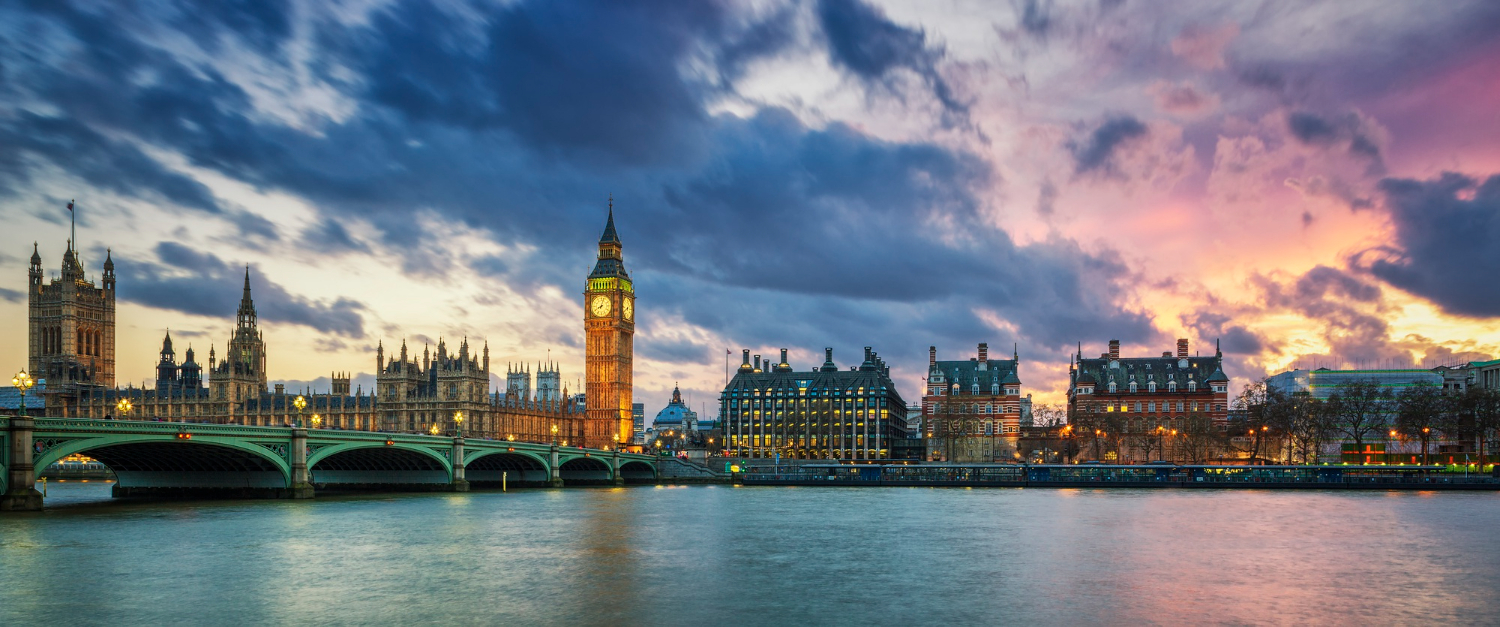
#> input picture test_media/img1.jpg, 1500 x 627 px
$ python testing.py
#> lines starting #> are read from the running program, lines starting #| are printed output that depends on the picture
### mini_project.py
import cv2, numpy as np
from os import listdir
from ransac import ransac_homography


# [16 lines left out: function read_images, not called in this run]

def imgs_feature_matching(img1,img2, threshold = 0.75, info=False):

    img1_gray = cv2.cvtColor(img1, cv2.COLOR_BGR2GRAY)
    img2_gray = cv2.cvtColor(img2, cv2.COLOR_BGR2GRAY)

    # SIFT keypoints/descriptors:
    sift = cv2.SIFT_create()
    kp_1, des_1 = sift.detectAndCompute(img1_gray,None)
    kp_2, des_2 = sift.detectAndCompute(img2_gray,None)

    # Matching keypoints:
    matcher = cv2.BFMatcher()
    matches = matcher.knnMatch(des_1, des_2, k=2)

    # Filtering matches:
    good = []
    for m, n in matches:
        if m.distance < threshold * n.distance:
            good.append([m])

    # Filtering keypoints:
    matches = np.array([kp_1[m[0].queryIdx].pt + kp_2[m[0].trainIdx].pt for m in good])

    # Showing both images with matches and correspondences
    matched_image = cv2.drawMatchesKnn(img1, kp_1, img2, kp_2, good, None, flags=cv2.DrawMatchesFlags_NOT_DRAW_SINGLE_POINTS)

    if info:
        cv2.imshow("matched_image", matched_image)
        cv2.waitKey(0)
        cv2.destroyAllWindows()

    return matches

# [27 lines left out: function warpTwoImages, not called in this run]


# [23 lines that do not run on import are left out]

### ransac.py
import numpy as np, random

def calc_homography(samples):

    src, dst = np.split(np.array(samples), 2, 1)

    A = []
    N = len(src) # A matrix can be ajusted for N_points >= 4.

    for i in range(N):
        xs, ys  = src[i]
        xd, yd  = dst[i]

        A.append([-xs, -ys, -1,  0 ,  0 ,  0, xs * xd, xd * ys, xd])
        A.append([0  ,  0 ,  0, -xs, -ys, -1, yd * xs, yd * ys, yd])

    A = np.asarray(A)

    U, S, Vh = np.linalg.svd(A) # Calculate SVD of A to solve A*h = 0. Whithin the last row of V will be H.

    H = np.reshape(Vh[8], (3, 3)) # Reshape the min singular value into a 3 by 3 matrix

    H = H / H.item(8) # Normalize to get H

    return H

def ransac_homography(matches, n_samples=4, tolerance=1, max_iterations=1000, threshold=0.7, info=False):

    best_inliers = 0
    best_H = np.eye(3)
    best_MSE = np.inf

    best_errors = []

    # separate source points from destination points.
    matches_src, matches_dst = np.split(matches.transpose(), 2, 0)
    matches_src = np.insert(matches_src,2,1,axis=0)     # Adding 1s at the end of the point (2D -> 3D point)
    matches_dst = np.insert(matches_dst,2,1,axis=0)     # and reshaping points in columns instead of rows.


    for i in range(max_iterations):

        # First we get n random samples from all the matches.
        samples = random.sample(matches.tolist(), n_samples)

        H = calc_homography(samples)   # Obtaining the Homography matrix.

        # Proyecting all the source points into the destination space using the Homography.
        src_proy = np.dot(H,matches_src)
        src_proy /= src_proy[-1]            # Normalizing the points.

        # Obtaining the distances between all the proyected points and their correspondences.
        errors = np.linalg.norm(matches_dst-src_proy, axis=0)

        # Now we the number of inliers for this H and the Mean Squared Error of the error between matches.
        error_inliers = errors[errors<=tolerance]
        n_inliers = len(error_inliers)

        if n_inliers:
            mse = np.square(error_inliers).mean()
        else:
            mse = np.inf

        if n_inliers > best_inliers or (n_inliers == best_inliers and mse < best_MSE):
            best_errors = errors <= tolerance
            best_inliers = n_inliers
            best_MSE = mse
            best_H = H


        if info and (i+1) % 2000 == 0:
            print(f"-> i: {i+1} \tbest: [{best_inliers}/{len(matches)}] \tMSE: {best_MSE:.3f}")

        if best_inliers/len(matches) >= threshold:
            break

    ### Now the homography is refined by recalculating it but this time with all the inliers:

    inliers = matches[best_errors] # Getting only the inliers.

    refined_H = calc_homography(inliers)   # Obtaining the Homography matrix with all the inliers.

    # Proyecting all the source points into the destination space using the Homography.
    src_proy = np.dot(refined_H, matches_src)
    src_proy /= src_proy[-1]                    # Normalizing the points.

    # Obtaining the distances between all the proyected points and their correspondences.
    errors = np.linalg.norm(matches_dst-src_proy, axis=0)

    # Number of inliers for this refined_H and the Mean Squared Error of the distances between matches.
    error_inliers = errors[errors<=tolerance]
    refined_n_inliers = len(error_inliers)
    refined_mse = np.square(error_inliers).mean()


    if info:
        print(f"\n[#] Initial result: {best_inliers}/{len(matches)}, {best_inliers/len(matches):.3f} ratio, MSE: {best_MSE:.3f}, ({i+1}/{max_iterations}) iter")
        print(f"[#] Refined result: {refined_n_inliers}/{len(matches)}, {refined_n_inliers/len(matches):.3f} ratio, MSE: {refined_mse:.3f}\n")


    mask = errors<=tolerance

    return refined_H

### testing.py
import cv2, numpy as np
from mini_project import *

np.set_printoptions(suppress=True)

def get_cv2_Homography(matches, tolerance=1, maxIter=1000, info=False):

    # First obtain the homography from cv2.
    matches_src, matches_dst = np.split(np.array(matches), 2, 1)
    h, _ = cv2.findHomography(matches_src, matches_dst, cv2.RANSAC, ransacReprojThreshold=tolerance, maxIters=maxIter)

    # Next obtain the proyection for each source point and calculate the error.
    src, dst = np.split(np.array(matches).transpose(), 2, 0)
    src = np.insert(src,2,1,axis=0)     # Adding 1s at the end of the point (2D -> 3D point)
    dst = np.insert(dst,2,1,axis=0)

    src_proy = np.dot(h,src)            # Multiplying all the 3D points for the homography.
    src_proy /= src_proy[-1]            # Normalizing proyected points.

    errors = np.linalg.norm(dst-src_proy, axis=0) # Errors: distance between destination position and proyected position.
    mask = errors <= tolerance
    error_inliers = errors[mask]

    n_inliers = len(mask[mask])

    mse = np.square(error_inliers).mean()

    if info:
        print(f"[#] Result h2: {n_inliers}/{len(matches)}: {n_inliers/len(matches):.3f} ratio. MSE: {mse:.3f}")

    return h

def transform_image(img, theta=0,tx=0,ty=0,s=1):
    theta = np.deg2rad(theta)

    H = np.array([  [np.cos(theta), -np.sin(theta), tx],
                    [np.sin(theta),  np.cos(theta), ty],
                    [      -0.0005,              0,  s]], dtype=np.float32)


    warped_image = cv2.warpPerspective(img, H, (img.shape[1]-400, img.shape[0]))


    return np.linalg.inv(H), warped_image

def compare_results(matches, h_sol, H, tolerance=1):

    matches_src, matches_dst = np.split(matches.transpose(), 2, 0)
    matches_src = np.insert(matches_src,2,1,axis=0)     # Adding 1s at the end of the point (2D -> 3D point)
    matches_dst = np.insert(matches_dst,2,1,axis=0)     # and reshaping points in columns instead of rows.

    # Proyecting all the source points into the destination space using the Real Homography.
    real_src_proy = np.dot(h_sol, matches_src)
    real_src_proy /= real_src_proy[-1]                # Normalizing the points.

    real_errors = np.linalg.norm(matches_dst-real_src_proy, axis=0)
    real_mask = real_errors <= tolerance


    # Proyecting all the source points into the destination space using the Homography.
    src_proy = np.dot(H , matches_src)
    src_proy /= src_proy[-1]                # Normalizing the points.

    # Obtaining the approximated distance between all the proyected points and their correspondences.
    exp_errors = np.linalg.norm(matches_dst-src_proy, axis=0)
    exp_mask = exp_errors <= tolerance


    ### Now we obtain the data:


    # Number of expected inliers.
    n_exp_inliers = len(exp_errors[exp_mask])

    # Number of expected outlier.
    n_exp_outliers = len(matches)-n_exp_inliers

    # Number of real inliers actually found by H.
    real_mask_found = exp_mask[real_mask] # mask of inliers and outliers
    n_real_inliers_found = len(real_mask_found[real_mask_found])

    # Expected inliers MSE:
    exp_inliers_errors = exp_errors[exp_mask]
    exp_inliers_mse = np.square(exp_inliers_errors).mean()

    # Real inliers MSE using H:
    filtered_exp_errors = exp_errors[real_mask]             # Errors of only the points considered as real inliers.
    filtered_exp_inliers_mse = np.square(filtered_exp_errors).mean() # MSE of real inliers with another H.

    return n_exp_inliers, n_exp_outliers, n_real_inliers_found, exp_inliers_mse, filtered_exp_inliers_mse


if __name__ == "__main__":

    base_image = cv2.imread("test_media/img1.jpg")
#> base_image is the input picture: shape (627, 1500, 3); mean B, G, R 130.1, 119.5, 112.8
    tol = 1

    h_sol, warped_img = transform_image(base_image, 100,1000,-600, 2)
#> in transform_image, `warped_image = cv2.warpPerspective(img, H, (img.shape[1]-400, img.shap..`:
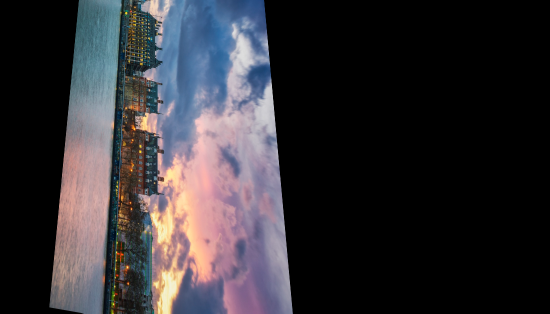
#> warped_image: shape (627, 1100, 3) (shown at 1/2 size); mean B, G, R 52.5, 48.1, 50.6
#> h_sol = [[-0.215, 1.22, 472.6], [-1.03, 0.0944, 544.4], [-5.37e-05, 0.000304, 0.618]]
    cv2.imshow("warped img", warped_img)

    # Run detector an descriptor to find matches between both images.
    matches = imgs_feature_matching(warped_img, base_image, threshold=0.75, info=False)
#> in imgs_feature_matching, `img1_gray = cv2.cvtColor(img1, cv2.COLOR_BGR2GRAY)`:
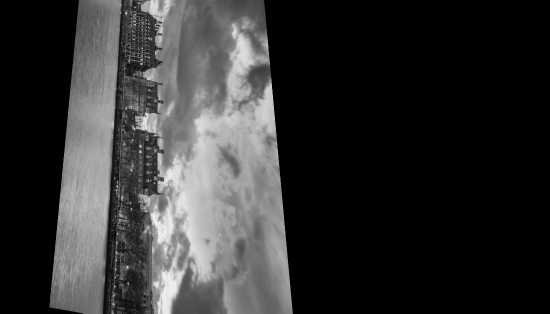
#> img1_gray: shape (627, 1100) (shown at 1/2 size); min 0, max 241, mean 49.4
#> in imgs_feature_matching, `img2_gray = cv2.cvtColor(img2, cv2.COLOR_BGR2GRAY)`:
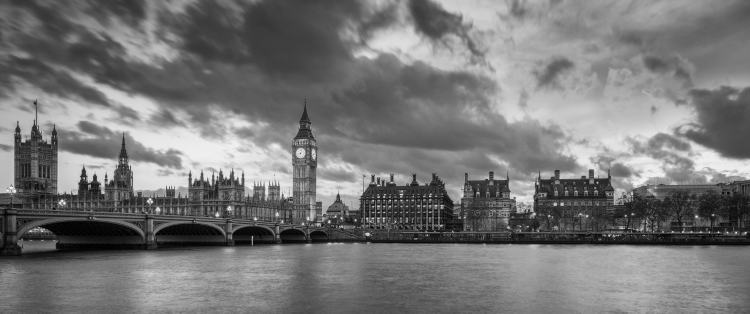
#> img2_gray: shape (627, 1500) (shown at 1/2 size); min 0, max 254, mean 118.7
#> in imgs_feature_matching, `kp_1, des_1 = sift.detectAndCompute(img1_gray,None)`: kp_1 = 1078 keypoints; strongest (x, y, size): (229, 573, 2), (234, 485, 2), (252, 26, 3.1), (231, 539, 2)
#> in imgs_feature_matching, `kp_2, des_2 = sift.detectAndCompute(img2_gray,None)`: kp_2 = 3571 keypoints; strongest (x, y, size): (1419, 464, 1.9), (1195, 365, 2.1), (1437, 464, 2.2), (770, 389, 1.8)
#> in imgs_feature_matching, `matches = matcher.knnMatch(des_1, des_2, k=2)`: matches = 1078 matches
#> after the loop in imgs_feature_matching, `for m, n in matches:`: good = 603 matches
#> in imgs_feature_matching, `matches = np.array([kp_1[m[0].queryIdx].pt + kp_2[m[0].trainIdx].pt fo..`: matches = 603 rows, first 6: [120.4, 486.7, 1367.4, 613.9], [124.6, 523.6, 1405.7, 604.2], [137.6, 540.1, 1419.7, 585.3], [142, 535.3, 1414.6, 580.2], [142.4, 542, 1420.9, 579], [196.1, 44.11, 779.8, 557.9]
#> in imgs_feature_matching, `matched_image = cv2.drawMatchesKnn(img1, kp_1, img2, kp_2, good, None,..`:
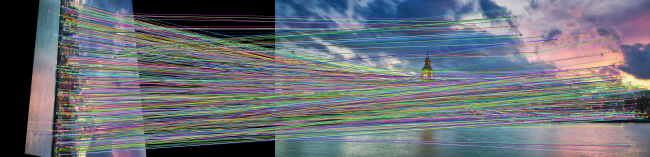
#> matched_image: shape (627, 2600, 3) (shown at 1/4 size); mean B, G, R 117, 110.3, 106

    # Here we calculate H with our ransac:
    h1 = ransac_homography(matches, tolerance=tol, threshold=1, info=True)
#> the loop in ransac_homography, `for i in range(max_iterations):` made 1000 passes
#> (src in calc_homography, n_inliers, mse, best_inliers, best_MSE) on passes 4, 41: ([[342, 542.6], [252, 216.3], [286.6, 80.4], [252.1, 451.6]], 466, 0.248, 466, 0.248), ([[243.7, 85.46], [309.6, 328], [266.1, 115], [280.5, 469.5]], 524, 0.179, 524, 0.179)
#> after the loop in ransac_homography, `for i in range(max_iterations):`: best_H = [[-0.347, 1.96, 764.6], [-1.67, 0.15, 881.4], [-8.61e-05, 0.000485, 1]]; best_MSE = 0.207; best_inliers = 528
#> in ransac_homography, `inliers = matches[best_errors]`: inliers = 528 rows, first 6: [124.6, 523.6, 1405.7, 604.2], [137.6, 540.1, 1419.7, 585.3], [142, 535.3, 1414.6, 580.2], [142.4, 542, 1420.9, 579], [196.1, 44.11, 779.8, 557.9], [209, 547.5, 1414.7, 492.2]
#> in ransac_homography, `refined_H = calc_homography(inliers)`: refined_H = [[-0.35, 1.97, 764.7], [-1.67, 0.152, 881], [-8.91e-05, 0.000491, 1]]
#> in ransac_homography, `errors = np.linalg.norm(matches_dst-src_proy, axis=0)`: errors = 603 values, max 562.8 at index 602, min 0.00771 at index 189, mean 1.74
#> in ransac_homography, `error_inliers = errors[errors<=tolerance]`: error_inliers = 534 values, max 0.987 at index 229, min 0.00771 at index 171, mean 0.302
#> in ransac_homography, `refined_n_inliers = len(error_inliers)`: refined_n_inliers = 534
#> in ransac_homography, `refined_mse = np.square(error_inliers).mean()`: refined_mse = 0.139
#| [#] Initial result: 528/603, 0.876 ratio, MSE: 0.207, (1000/1000) iter
#| [#] Refined result: 534/603, 0.886 ratio, MSE: 0.139
#> h1 has the same summary as refined_H in ransac_homography

    # Here we calculate H with openCV ransac:
    h2 = get_cv2_Homography(matches, tolerance=tol, info=True)
#> in get_cv2_Homography, `matches_src, matches_dst = np.split(np.array(matches), 2, 1)`: matches_src = 603 pairs, first value 120.4 to 530.5, second value 4.1 to 622.1; matches_dst = 603 pairs, first value 251.2 to 1481.2, second value 35.87 to 613.9
#> in get_cv2_Homography, `h, _ = cv2.findHomography(matches_src, matches_dst, cv2.RANSAC, ransac..`: h = [[-0.352, 1.97, 765.1], [-1.67, 0.152, 880.4], [-9.15e-05, 0.00049, 1]]
#> in get_cv2_Homography, `errors = np.linalg.norm(dst-src_proy, axis=0)`: errors = 603 values, max 562.7 at index 602, min 0.00358 at index 133, mean 1.75
#> in get_cv2_Homography, `error_inliers = errors[mask]`: error_inliers = 532 values, max 0.98 at index 229, min 0.00358 at index 118, mean 0.301
#> in get_cv2_Homography, `n_inliers = len(mask[mask])`: n_inliers = 532
#> in get_cv2_Homography, `mse = np.square(error_inliers).mean()`: mse = 0.138
#| [#] Result h2: 532/603: 0.882 ratio. MSE: 0.138
#> h2 has the same summary as h in get_cv2_Homography
    print()


    inliers, outliers, inliers_found, exp_mse, filtered_mse = compare_results(matches, h_sol, h1, tolerance=tol)
#> in compare_results, `real_errors = np.linalg.norm(matches_dst-real_src_proy, axis=0)`: real_errors = 603 values, max 563.2 at index 602, min 0.0593 at index 177, mean 2.09
#> in compare_results, `exp_errors = np.linalg.norm(matches_dst-src_proy, axis=0)`: exp_errors = 603 values, max 562.8 at index 602, min 0.00771 at index 189, mean 1.74
#> in compare_results, `n_exp_inliers = len(exp_errors[exp_mask])`: n_exp_inliers = 534
#> in compare_results, `n_exp_outliers = len(matches)-n_exp_inliers`: n_exp_outliers = 69
#> in compare_results, `n_real_inliers_found = len(real_mask_found[real_mask_found])`: n_real_inliers_found = 483
#> in compare_results, `exp_inliers_errors = exp_errors[exp_mask]`: exp_inliers_errors = 534 values, max 0.987 at index 229, min 0.00771 at index 171, mean 0.302
#> in compare_results, `exp_inliers_mse = np.square(exp_inliers_errors).mean()`: exp_inliers_mse = 0.139
#> in compare_results, `filtered_exp_errors = exp_errors[real_mask]`: filtered_exp_errors = 489 values, max 1.58 at index 181, min 0.00771 at index 156, mean 0.277
#> in compare_results, `filtered_exp_inliers_mse = np.square(filtered_exp_errors).mean()`: filtered_exp_inliers_mse = 0.126
#> inliers = 534; outliers = 69; inliers_found = 483; exp_mse = 0.139; filtered_mse = 0.126
    print(f"[h1] {inliers=}, {outliers=}, {inliers_found=}, {exp_mse=:.2f}, {filtered_mse=:.2f}")
#| [h1] inliers=534, outliers=69, inliers_found=483, exp_mse=0.14, filtered_mse=0.13

    inliers, outliers, inliers_found, exp_mse, filtered_mse = compare_results(matches, h_sol, h2, tolerance=tol)
#> inliers = 532; outliers = 71; inliers_found = 481; exp_mse = 0.138; filtered_mse = 0.13
    print(f"[h2] {inliers=}, {outliers=}, {inliers_found=}, {exp_mse=:.2f}, {filtered_mse=:.2f}")
#| [h2] inliers=532, outliers=71, inliers_found=481, exp_mse=0.14, filtered_mse=0.13

    inliers, outliers, inliers_found, exp_mse, filtered_mse = compare_results(matches, h_sol, h_sol, tolerance=tol)
#> inliers = 489; outliers = 114; inliers_found = 489; exp_mse = 0.437; filtered_mse = 0.437
    print(f"[h0] {inliers=}, {outliers=}, {inliers_found=}, {exp_mse=:.2f}, {filtered_mse=:.2f}\n")
#| [h0] inliers=489, outliers=114, inliers_found=489, exp_mse=0.44, filtered_mse=0.44


    print("Real homography matrix:\n", np.round(h_sol,2))
#| Real homography matrix:
#|  [[ -0.21   1.22 472.6 ]
#|  [ -1.03   0.09 544.35]
#|  [ -0.     0.     0.62]]
    print("Homography matrix calculated with our method:\n", np.round(h1, 2))
#| Homography matrix calculated with our method:
#|  [[ -0.35   1.97 764.71]
#|  [ -1.67   0.15 881.02]
#|  [ -0.     0.     1.  ]]
    print("Homography matrix calculatedh with cv2 method:\n",np.round(h2, 2))
#| Homography matrix calculatedh with cv2 method:
#|  [[ -0.35   1.97 765.07]
#|  [ -1.67   0.15 880.36]
#|  [ -0.     0.     1.  ]]


    # Warping images:
    fixed_img_approx = cv2.warpPerspective(warped_img, h1, base_image.shape[1::-1])
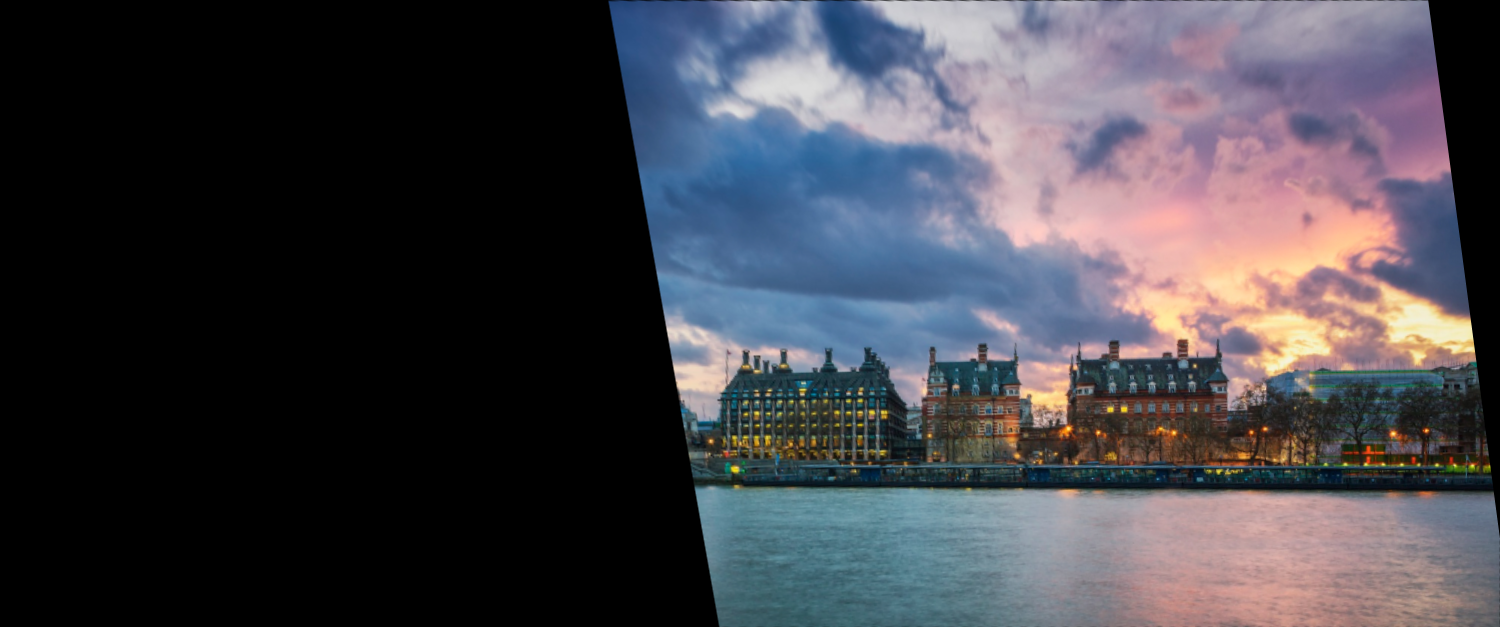
#> fixed_img_approx: shape (627, 1500, 3); mean B, G, R 73.4, 66.3, 67.4
    fixed_img_real = cv2.warpPerspective(warped_img, h_sol, base_image.shape[1::-1])

    # Show the final result:
    cv2.imshow("fixed image real", fixed_img_real)
    cv2.imshow("fixed image approximated", fixed_img_approx)

    cv2.waitKey(0)
    cv2.destroyAllWindows()
